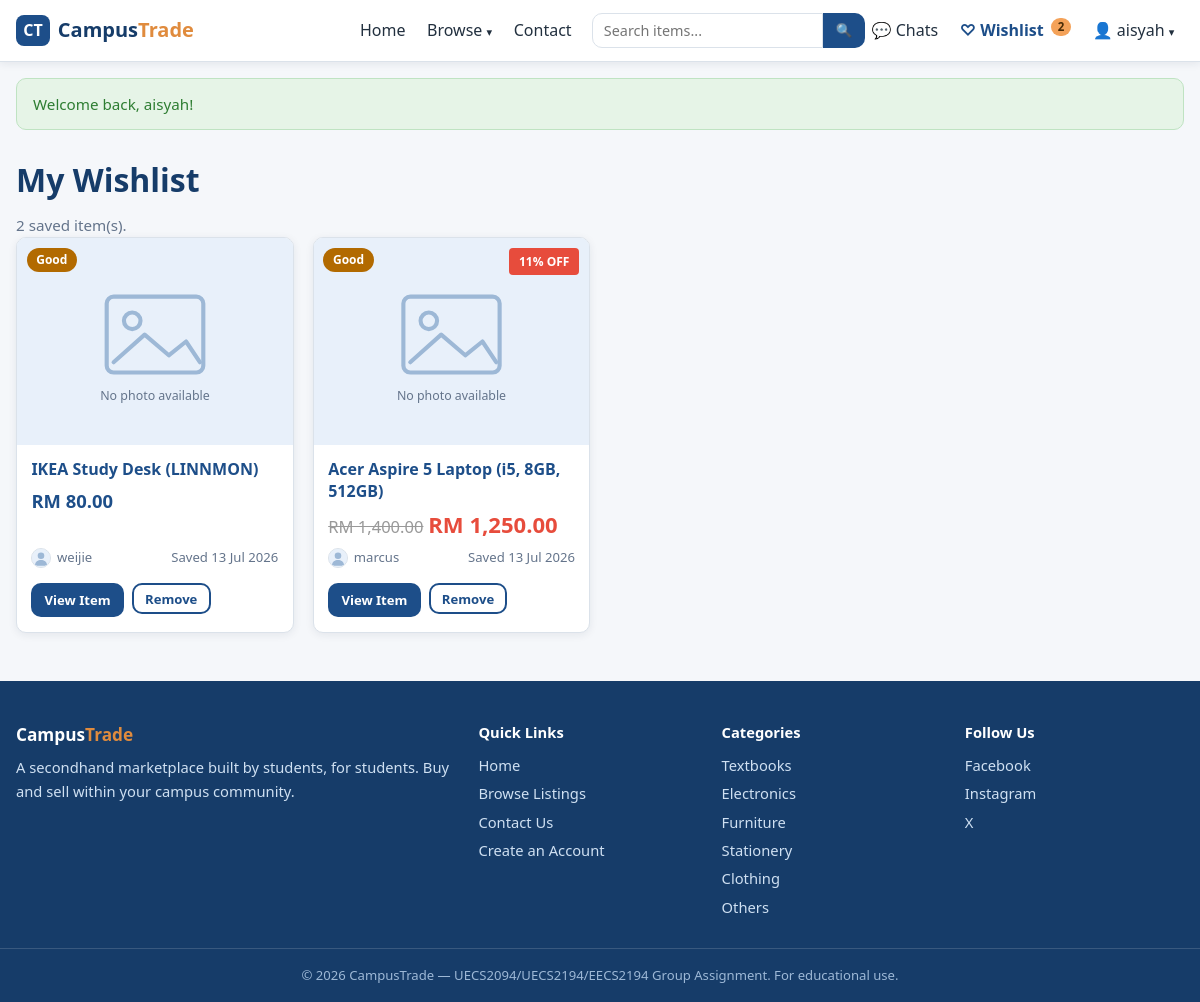
Page /wishlist.php (signed in) on the committed database.
### tables this page shows
CREATE TABLE wishlist (
  wishlist_id INT AUTO_INCREMENT PRIMARY KEY,
  user_id     INT NOT NULL,
  listing_id  INT NOT NULL,
  added_at    DATETIME NOT NULL DEFAULT CURRENT_TIMESTAMP,
  CONSTRAINT fk_wishlist_user FOREIGN KEY (user_id)
    REFERENCES users(user_id) ON DELETE CASCADE,
  CONSTRAINT fk_wishlist_listing FOREIGN KEY (listing_id)
    REFERENCES listings(listing_id) ON DELETE CASCADE,
  CONSTRAINT uq_wishlist UNIQUE (user_id, listing_id)
);

CREATE TABLE listings (
  listing_id     INT AUTO_INCREMENT PRIMARY KEY,
  user_id        INT NOT NULL,
  title          VARCHAR(100) NOT NULL,
  description    TEXT NOT NULL,
  price          DECIMAL(10,2) NOT NULL,
  original_price DECIMAL(10,2) NULL,
  is_discounted  TINYINT(1) NOT NULL DEFAULT 0,
  discounted_at  DATETIME NULL,
  category       VARCHAR(50) NOT NULL,
  item_condition ENUM('New','Like New','Good','Fair') NOT NULL,
  image          VARCHAR(255) NULL,
  status         ENUM('Available','Sold','Reserved') NOT NULL DEFAULT 'Available',
  created_at     DATETIME NOT NULL DEFAULT CURRENT_TIMESTAMP,
  updated_at     DATETIME NULL ON UPDATE CURRENT_TIMESTAMP,
  CONSTRAINT fk_listings_user FOREIGN KEY (user_id)
    REFERENCES users(user_id) ON DELETE CASCADE
);

CREATE TABLE users (
  user_id       INT AUTO_INCREMENT PRIMARY KEY,
  username      VARCHAR(50)  NOT NULL UNIQUE,
  email         VARCHAR(100) NOT NULL UNIQUE,
  password      VARCHAR(255) NOT NULL,
  phone         VARCHAR(20)  NULL,
  profile_image VARCHAR(255) NOT NULL DEFAULT 'default.png',
  qr_image      VARCHAR(255) NULL,
  role          ENUM('user','admin') NOT NULL DEFAULT 'user',
  created_at    DATETIME NOT NULL DEFAULT CURRENT_TIMESTAMP
);

### wishlist.php (the view, shortened to what this page needs)
<?php
require_once __DIR__ . '/includes/db.php';
$user_id = $_SESSION['user_id'];
$stmt = $conn->prepare(
    'SELECT w.wishlist_id, w.added_at,
            l.listing_id, l.title, l.price, l.original_price, l.is_discounted, l.category,
            l.item_condition, l.image, l.status, u.username, u.profile_image
     FROM wishlist w
     JOIN listings l ON w.listing_id = l.listing_id
     JOIN users u ON l.user_id = u.user_id
     WHERE w.user_id = ?
     ORDER BY w.added_at DESC'
);
$stmt->bind_param('i', $user_id);
$stmt->execute();
$items = $stmt->get_result()->fetch_all(MYSQLI_ASSOC);
require_once __DIR__ . '/includes/header.php';
?>
<div class="container">
    <h1 class="page-title">My Wishlist</h1>
    <?php if (!$items): ?>
        <div class="empty-state">
            <p><strong>Your wishlist is empty.</strong></p>
            <p>Browse the marketplace and save items you're interested in.</p>
            <a href="browse.php" class="btn btn-primary">Browse Listings</a>
        </div>
    <?php else: ?>
        <p class="muted"><?= count($items) ?> saved item(s).</p>
        <div class="card-grid">
            <?php foreach ($items as $item): ?>
                <div class="item-card wishlist-card <?= $item['status'] === 'Sold' ? 'is-sold' : '' ?>">
                    <a href="item.php?id=<?= (int) $item['listing_id'] ?>" class="item-image">
                        <img src="<?= e(listing_image($item['image'])) ?>" alt="<?= e($item['title']) ?>">
                        <span class="badge <?= condition_class($item['item_condition']) ?>"><?= e($item['item_condition']) ?></span>
                        <?php if ($item['status'] === 'Sold'): ?>
                            <span class="sold-overlay">SOLD</span>
                        <?php elseif ($item['status'] === 'Reserved'): ?>
                            <span class="badge status-reserved">Reserved</span>
                        <?php elseif (has_discount($item)): ?>
                            <span class="discount-badge"><?= discount_pct($item) ?>% OFF</span>
                        <?php endif; ?>
                    </a>
                    <div class="item-body">
                        <h3 class="item-title">
                            <a href="item.php?id=<?= (int) $item['listing_id'] ?>"><?= e($item['title']) ?></a>
                        </h3>
                        <p class="item-price"><?= price_html($item) ?></p>
                        <p class="item-meta">
                            <span class="seller-chip">
                                <img src="<?= e(user_avatar($item['profile_image'])) ?>" alt="" class="avatar avatar-xs">
                                <?= e($item['username']) ?>
                            </span>
                            <span>Saved <?= format_date($item['added_at']) ?></span>
                        </p>
                        <div class="wishlist-actions">
                            <?php if ($item['status'] === 'Sold'): ?>
                                <a href="<?= e(similar_items_url($item)) ?>" class="btn btn-small btn-accent">Find Similar Items</a>
                            <?php else: ?>
                                <a href="item.php?id=<?= (int) $item['listing_id'] ?>" class="btn btn-small btn-primary">View Item</a>
                            <?php endif; ?>
                            <form method="post" action="wishlist_action.php">
                                <button type="submit" class="btn btn-small btn-outline">Remove</button>
                            </form>
                        </div>
                    </div>
                </div>
            <?php endforeach; ?>
        </div>
    <?php endif; ?>
</div>
<?php require_once __DIR__ . '/includes/footer.php'; ?>

### includes/functions.php (shortened to what this page needs)
<?php
function e(?string $value): string
{
    return htmlspecialchars($value ?? '', ENT_QUOTES, 'UTF-8');
}
function format_price(float $price): string
{
    return 'RM ' . number_format($price, 2);
}
function format_date(string $datetime): string
{
    return date('j M Y', strtotime($datetime));
}
function condition_class(string $condition): string
{
    return 'badge-' . strtolower(str_replace(' ', '-', $condition));
}
function listing_image(?string $image): string
{
    return 'images/placeholder.svg';
}
function user_avatar(?string $image): string
{
    return 'images/avatar.svg';
}
function has_discount(array $listing): bool
{
    return !empty($listing['is_discounted']) && $listing['original_price'] !== null;
}
function discount_pct(array $listing): int
{
    $original = (float) $listing['original_price'];
    return (int) round(($original - (float) $listing['price']) / $original * 100);
}
function price_html(array $listing): string
{
    if (has_discount($listing)) {
        return '<span class="original-price">' . format_price((float) $listing['original_price']) . '</span> '
             . '<span class="discounted-price">' . format_price((float) $listing['price']) . '</span>';
    }
    return format_price((float) $listing['price']);
}

### css/style.css (style rules this page uses)
:root { --primary: #1d4e89; --primary-dark: #163c69; --primary-light: #e8f0fa; --accent: #f4a259; --accent-dark: #e08b3d; --success: #2e7d32; --danger: #c62828; --warning: #b26a00; --text: #22303f; --text-muted: #64748b; --bg: #f5f7fa; --surface: #ffffff; --border: #dbe2ea; --radius: 10px; --shadow: 0 2px 8px rgba(24, 40, 66, 0.08); --shadow-hover: 0 6px 18px rgba(24, 40, 66, 0.14); --font: "Segoe UI", system-ui, -apple-system, Arial, sans-serif; }
* { margin: 0; padding: 0; box-sizing: border-box; }
html { font-size: 16px; }
body { font-family: var(--font); color: var(--text); background: var(--bg); line-height: 1.6; min-height: 100vh; display: flex; flex-direction: column; }
img { max-width: 100%; display: block; }
a { color: var(--primary); text-decoration: none; }
.container { width: 100%; max-width: 1200px; margin: 0 auto; padding: 0 1rem; }
.page-title { margin: 1.5rem 0 0.5rem; color: var(--primary-dark); }
.muted { color: var(--text-muted); font-size: 0.95rem; }
.btn { display: inline-block; padding: 0.6rem 1.2rem; border: 2px solid transparent; border-radius: var(--radius); font-size: 0.95rem; font-weight: 600; font-family: inherit; cursor: pointer; text-align: center; transition: background 0.15s, color 0.15s, border-color 0.15s; }
.btn-primary { background: var(--primary); color: #fff; }
.btn-outline { background: transparent; color: var(--primary); border-color: var(--primary); }
.btn-small { padding: 0.3rem 0.7rem; font-size: 0.82rem; }
.card-grid { display: grid; grid-template-columns: 1fr; gap: 1.2rem; }
.item-card { background: var(--surface); border: 1px solid var(--border); border-radius: var(--radius); overflow: hidden; box-shadow: var(--shadow); color: var(--text); display: flex; flex-direction: column; transition: transform 0.15s, box-shadow 0.15s; }
.item-image { position: relative; aspect-ratio: 4 / 3; background: var(--primary-light); overflow: hidden; display: block; }
.item-image img { width: 100%; height: 100%; object-fit: cover; }
.item-body { padding: 0.9rem; display: flex; flex-direction: column; gap: 0.3rem; flex: 1; }
.item-title { font-size: 1rem; line-height: 1.35; overflow: hidden; display: -webkit-box; -webkit-line-clamp: 2; -webkit-box-orient: vertical; }
.item-price { font-size: 1.15rem; font-weight: 700; color: var(--primary); }
.item-meta { display: flex; justify-content: space-between; color: var(--text-muted); font-size: 0.82rem; margin-top: auto; }
.badge { position: absolute; top: 0.6rem; left: 0.6rem; padding: 0.15rem 0.6rem; border-radius: 999px; font-size: 0.75rem; font-weight: 700; color: #fff; }
.badge-good { background: var(--warning); }
.wishlist-actions { display: flex; gap: 0.5rem; margin-top: 0.6rem; }
.avatar { width: 40px; height: 40px; border-radius: 50%; object-fit: cover; border: 1px solid var(--border); background: var(--primary-light); }
.avatar-xs { width: 20px; height: 20px; }
.seller-chip { display: inline-flex; align-items: center; gap: 0.35rem; }
.discount-badge { position: absolute; top: 10px; right: 10px; background-color: #E74C3C; color: #FFFFFF; font-weight: bold; font-size: 12px; padding: 4px 10px; border-radius: 4px; transition: transform 0.15s; }
.original-price { text-decoration: line-through; color: #999999; font-weight: 400; font-size: 0.9em; }
.discounted-price { color: #E74C3C; font-weight: bold; font-size: 1.2em; }
@media (min-width: 768px) { .card-grid { grid-template-columns: repeat(2, 1fr); } }
@media (min-width: 1024px) { .card-grid { grid-template-columns: repeat(4, 1fr); } }

### rows in the picture
wishlist: listing.item_condition "Good", listing.title "IKEA Study Desk (LINNMON)", listing.price "RM 80.00", users.username "weijie", added_at "13 Jul 2026"
wishlist: listing.item_condition "Good", listing.price "11", listing.title "Acer Aspire 5 Laptop (i5, 8GB, 512GB)", listing.original_price "RM 1,400.00", listing.price "RM 1,250.00", users.username "marcus", added_at "13 Jul 2026"

### other values in the picture
$wishlist_count "2"
$_SESSION['username'] "aisyah"
$flash[0] "Welcome back, aisyah!"
count($items) "2"
$cat "Textbooks"
$cat "Electronics"
$cat "Furniture"
$cat "Stationery"
$cat "Clothing"
$cat "Others"
